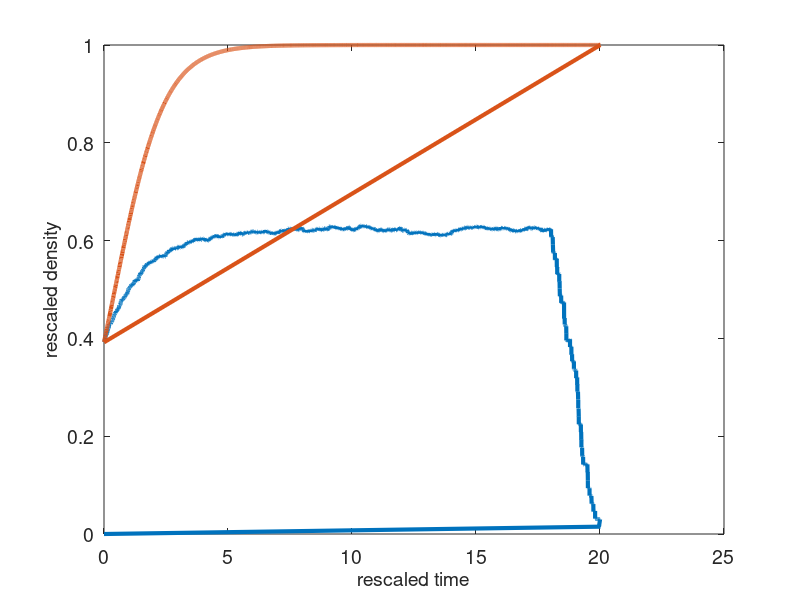

This figure's MATLAB source: (Note: this script raises an error after producing the figure.)
% combination of Gillespie (40 realisations), logistic and Runge-Kutta in 1D

clear all

% Parameters

% lattice dimension
dim = 1;

% length of the domain
L = 100;

Pm = 1; % transition rate per unit time of moving to another lattice site

Pp = 0.5; % proliferation rate per unit time of giving rise to another agent

Pd = 0.1; % death rate per unit time


cells = zeros(L,dim); % array that will store the sites, this is just for 1d


% initially choose randomly if each state is occupied or no

% choose a random number for each state, only random 5% is occupied
rand_initial = rand(L,dim);%/1.9;

for i = 1:L      
   % if the random number is greater than 0.5, then assume that initially
   % there is a cell at that site. 1 corresponds to that cell
   if rand_initial(i)>0.5
       cells(i) = 1; 
   end
end

cells_initial = cells;

Q = sum(cells); % store the number of cells at different times

%%%%%%%%%%%%%%%%%%%%%%%%%%%%%%%%%
% this is for logistic growth

Q_initial = Q;

t_final = 50; % time interval for Gillespie algorithm

%%%%%%%
% Gillespie will be done mutliple times
    
Gillespie_iterations = 40;

%%%%%
% Preallocate size approximately to save time, not sure how much time it saves 
a0 = (Pm + Pp + Pd)*Q_initial;
tau = log (1/rand) / a0; % first time step

len = round(t_final/tau); % assume that there will be len simulations

NumberOfCells = zeros (len,Gillespie_iterations); % approximately len iterations for each Gillespie iteration

store_time = zeros(1,len); 

for j =1:Gillespie_iterations

    a0 = (Pm + Pp + Pd)*Q_initial; % total propensity function 
    Q = Q_initial;
    cells = cells_initial;
        
    
    t = 0; % initialise time
    iter = 0; % count the number of iterations

    %Cells = zeros(L,30);



    %%%%%%%%%%%%%%%%%%%%%%%%%%%%%%%

    while t < t_final

        iter = iter + 1;
        NumberOfCells(iter,j) = Q; % keep track of the changes in the number of cells
        %Cells(:,iter) = cells; % check how it looks like


        tau = log (1/rand) / a0; % choose time till the next event

        % choose which event occurs (movement, proliferation or death)#

        R = a0*rand; % a0 is updated when the event affecting it occurs

        % Movement event
        if R < Pm*Q

           random_permutation = randperm(L);
           agent_ID = random_permutation(1); % choose a random agent 

           % check if it is actually an agent and not zero at that point and if
           % not choose until it is an agent
           while cells(agent_ID) == 0
            random_permutation = randperm(L);
            agent_ID = random_permutation(1); % choose a random agent   
           end



           % choose one of its neighbours
           if rand > 0.5
              neighbour_ID = agent_ID + 1; 

              %periodic boundary conditions
              if neighbour_ID == L+1
                 neighbour_ID = 1;  
              end

           else
              neighbour_ID = agent_ID -1;

              %periodic boundary conditions
              if neighbour_ID == 0
                 neighbour_ID = L;  
              end        
           end

           % check if the neighbour is empty, if yes, move the cell to that grid
           if cells(neighbour_ID) == 0
              cells(neighbour_ID) = 1;
              cells(agent_ID) = 0;

           end

        end

        % Proliferation event
        if R >= Pm*Q && R < (Pm+Pp)*Q

           random_permutation = randperm(L);
           agent_ID = random_permutation(1); % choose a random agent 

           % check if it is actually an agent and not zero at that point and if
           % not choose until it is an agent
           while cells(agent_ID) == 0
            random_permutation = randperm(L);
            agent_ID = random_permutation(1); % choose a random agent   
           end

           % choose one of its neighbours
           if rand > 0.5
              neighbour_ID = agent_ID + 1; 

              %periodic boundary conditions
              if neighbour_ID == L+1
                 neighbour_ID = 1;  
              end

           else
              neighbour_ID = agent_ID -1;

              %periodic boundary conditions
              if neighbour_ID == 0
                 neighbour_ID = L;  
              end  
           end

           % check if the neighbour is empty, if yes, agent proliferate by placing
           % a new agent in the target site
           if cells(neighbour_ID) == 0
              cells(neighbour_ID) = 1;
              Q = Q + 1; % increase in total population
              a0 = a0 + (Pm + Pp + Pd); % change in total propensity function

           end

        end   

        % Death event

        if R >= (Pm+Pp)*Q  && R < (Pm+Pp + Pd)*Q

           random_permutation = randperm(L);
           agent_ID = random_permutation(1); % choose a random agent 

           % check if it is actually an agent and not zero at that point and if
           % not choose until it is an agent
           while cells(agent_ID) == 0
            random_permutation = randperm(L);
            agent_ID = random_permutation(1); % choose a random agent   
           end


           % cell dies

           cells(agent_ID) = 0;
           Q = Q - 1; % decrease in total population
           a0 = a0 - (Pm + Pp + Pd); % change in total propensity function
        end

        t = t + tau;

        store_time(iter) = t;
    end


    % if a0=0, tau infinity, for further usage of timeset maximal time to the
    % previous one
    if store_time(length(store_time))==Inf
        store_time(length(store_time)) = store_time(length(store_time)-1);
    end
    

end



rescaled_time = (Pp-Pd)*store_time; % rescale time to allow parameter comparison

TimeReductionFactor = 2; % when death rate is increase, this has to be increased as well

rescaled_time = rescaled_time(1:round(length(rescaled_time)/TimeReductionFactor)); % make sure that all 40 simulations were running till the end time

Sum_NumberOfCells = zeros(size(NumberOfCells,1),1);

for j=1:Gillespie_iterations
    Sum_NumberOfCells = Sum_NumberOfCells + NumberOfCells(:,j);
end
average_NumberOfCells = Sum_NumberOfCells/Gillespie_iterations;

rescaled_density = (Pp - Pd)/Pp * average_NumberOfCells/L;

% plot the changes in the number of cells
figure

plot(rescaled_time,rescaled_density(1:length(rescaled_time)),'LineWidth', 3);set(gca,'FontSize',14); % number of cells in the system
%h_legend = legend('1st component','2nd component','Total');
%set(h_legend,'FontSize',14)
xlabel('rescaled time','FontSize',14)
ylabel('rescaled density','FontSize',14)



%%%%%%%%%%%%%%%%
% solution to the corresponding logistic growth equation

cA0 = Q_initial/L; % initial density
cA0_bar = (Pp - Pd)/(Pp)*cA0;

f = @(t) cA0_bar * exp(t)/(1+cA0_bar*(exp(t)-1)); % solution to the equation 

for i = 1 : length(rescaled_time)
       y(i) = f(rescaled_time(i)); 
end

%%% plot logistic solution 

hold on
plot(rescaled_time,y,'LineWidth', 3)
xlabel('rescaled time','FontSize',14)
ylabel('rescaled density','FontSize',14)


%%%%%%%%%%%%%%%%%%%%%%%%%
% adding KSA


cA0 = Q_initial/L; % initial density of cells

dt = 0.01; % time step

N = round(store_time(length(1:round(length(store_time)/TimeReductionFactor)))/dt); % number of simulations, chosen to be the same as for Gillespie

% Initial conditions 

y  = zeros (L+1,N);

y(:,1) = cA0^2 * ones(L+1,1); % initial density of two-point distribution functions 
y(1,1) = cA0; % initial condition for 1-point distribution function


t = 0; % start time


for i = 2 : N
    
    t = t + dt;

    k1 = dynamics (t,y(:,i-1),L,Pm,Pp,Pd);
    k2 = dynamics (t+dt/2,y(:,i-1)+dt/2 * k1,L,Pm,Pp,Pd);
    k3 = dynamics (t+dt/2,y(:,i-1)+dt/2 * k2,L,Pm,Pp,Pd);
    k4 = dynamics (t+dt, y(:,i-1) + dt*k3,L,Pm,Pp,Pd);
    y(:,i) = y(:,i-1) + dt/6 * (k1 + 2*k2 + 2*k3 + k4);  
    
    store_time_Runge(i) = t;
end


rescaled_time = (Pp-Pd)*store_time_Runge; % rescale time to allow parameter comparison

y_rescaled = (Pp-Pd)/Pp * y;


hold on
plot(rescaled_time,y_rescaled(1,:),'LineWidth', 3)
%h_legend = legend('Gillespie 1D','Logistic growth','KSA');
%set(h_legend,'FontSize',14)
xlabel('rescaled time','FontSize',14)
ylabel('rescaled density','FontSize',14)
title(['L = ' num2str(L) ', P_m = ' num2str(Pm) ', P_p = ' num2str(Pp) ', P_d = ' num2str(Pd) ' '],'FontSize',14)
set(gca,'linewidth',3)
set(gca,'FontWeight','bold')
set(gca,'FontSize',24)


function deriv = dynamics(t,y,L,Pm,Pp,Pd)
    

    deriv = zeros(L+1,1);

    deriv(1) = (Pp*(y(1)-y(2)) - Pd *y(1)); % dynamics of one-point distribution function
    
    deriv(2) = (Pm*(y(3) - y(2)) - 2* Pd * y(2) + ...
        Pp * (y(1) - y(2)) + Pp * (y(3)*(1-y(1)) + (y(1)-y(2))*y(1)-2*y(1)^2*(1-y(1)) + y(1)*(y(1) - y(2)))); % dynamics of two-point distribution function (distance 1)
    
 % dynamics of all two-point functions from distance 2 to L-1
    for i = 3:L
        deriv(i) = (Pm*(y(i-1) + y(i+1) - 2* y(i)) - 2 * Pd * y(i) +...
            Pp * ((y(i+1)+y(i-1))*(1-y(1)) + 2 * ((y(1)-y(i))*y(1) - 2*y(1)^2*(1-y(1))+y(1)*(y(1)-y(2)))));
    end

    deriv(L+1) = (Pm*(y(L) + y(2) - 2* y(L+1)) - 2 * Pd * y(L+1) +...
            Pp * ((y(1)+y(L))*(1-y(1)) + 2 * ((y(1)-y(L+1))*y(1) - 2*y(1)^2*(1-y(1))+y(1)*(y(1)-y(2))))); % for the last one, since we have
        % periodic boundary condition L+1 neighbour is 1 neighbour, i.e. y(2)
    
end

